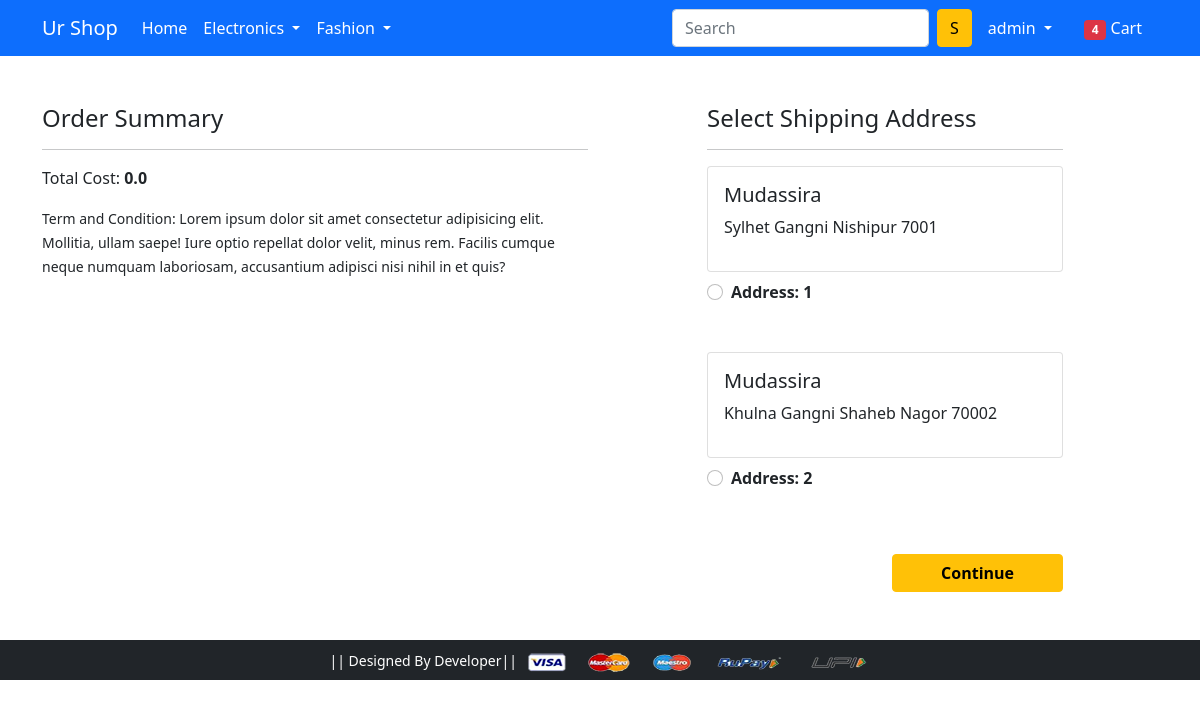
/checkout/ (signed in), run on an earlier commit of the app's database.
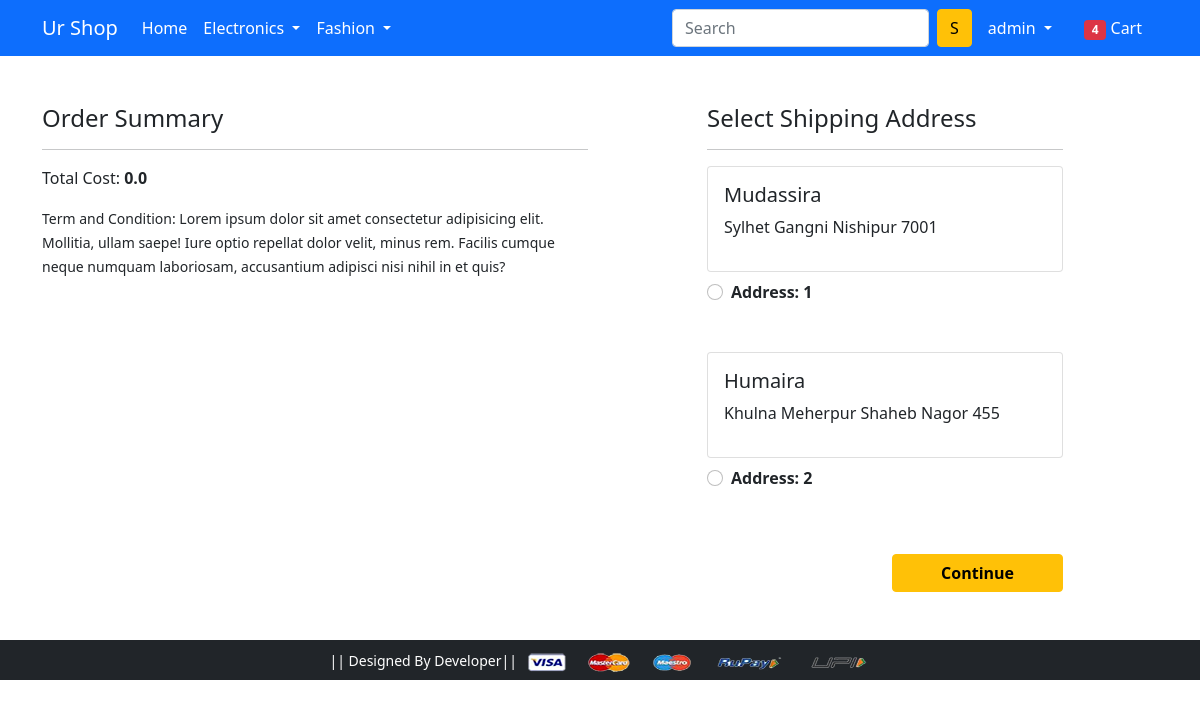
And on a later commit of the database.
### app/models.py (models this page shows)
class Customer (models.Model):
    user = models.ForeignKey(User, on_delete=models.CASCADE)
    name = models.CharField(max_length=200)
    locality = models.CharField(max_length=200)
    city = models.CharField(max_length=200)
    zipcode = models.IntegerField()
    state = models.CharField(choices=DIVISION_CHOICES, max_length=200)
    def __str__(self):
        return str(self.id)

### app/views.py (the view)
# urls.py: path('checkout/', views.checkout, name='checkout'),
def checkout(request):
    user = request.user
    current_customer = Customer.objects.filter(user=user)
    cart_item = Cart.objects.filter(user=user)
    print('current_customer', current_customer)
    total = total_amount(request)
    print(total)
    return render(request, 'app/checkout.html', {'customer': current_customer, 'total': total, 'cart_item': cart_item})

### app/views.py (called while the page is built)
def total_amount(request):
    user = request.user
    cart_item = Cart.objects.filter(user=user)
    cart_product = [p for p in cart_item]
    amount = 0.0
    shipping_amount = 70.0
    tot_amount = 0.0
    if cart_product:
        for p in cart_product:
            temp_amount = (p.quantity * p.product.discounted_price)
            amount += temp_amount
            tot_amount = amount + shipping_amount
    return tot_amount

### app/templates/app/checkout.html (shortened to what this page needs)
{% extends 'app/base.html' %}
{% load static %}
{% block main-content %}
<div class="container">
 <div class="row mt-5">
  <div class="col-sm-6">
    <h4>Order Summary</h4>
    <hr>
            <p >Total Cost: <strong class="fw-bold">{{total}}</strong>  </p>
    <small>Term and Condition: Lorem ipsum dolor sit amet consectetur adipisicing elit. Mollitia, ullam saepe! Iure optio repellat dolor velit, minus rem. Facilis cumque neque numquam laboriosam, accusantium adipisci nisi nihil in et quis?</small>
  </div>
  <div class="col-sm-4 offset-sm-1">
    <h4>Select Shipping Address</h4>
    <hr>
    <form action="/paymentdone">
        {% for ad in customer %}
      <div class="card">
        <div class="card-body">
        <h5 class="text-capitalize">{{ ad.name }}</h5>
        <p>{{ad.state}} {{ad.city}} {{ad.locality}}  {{ad.zipcode}}</p>
        </div>
      </div>
        <div class="form-check mt-2 mb-5">
          <input class="form-check-input" type="radio" name="custid" id="custadd{{forloop.counter}}" value="{{ad.id}}">
          <label class="form-check-label fw-bold"  for="custadd{{forloop.counter}}">Address: {{forloop.counter}}</label>
        </div>
        {% endfor %}
        <div class="text-end">
          <button type="submit" class="btn btn-warning mt-3 px-5 fw-bold">Continue</button>
        </div>
      </form>
    </div>
  </div>
</div>
{% endblock main-content %}

What changed in the data, as far as the page shows it:
changed Customer "Khulna": name "Mudassira" → "Humaira"; city "Gangni" → "Meherpur"; zipcode "70002" → "455"
